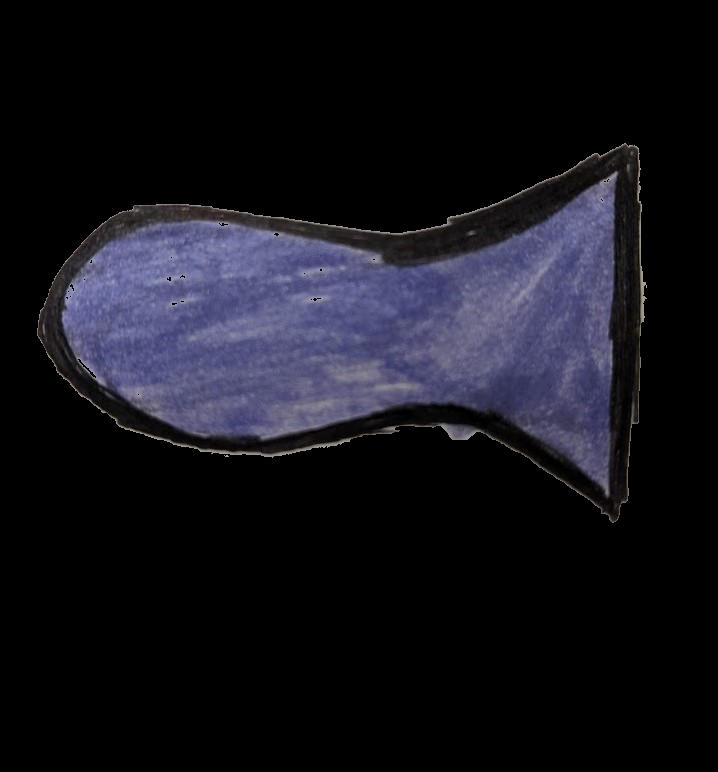
#> input picture cropped.png, 718 x 772 px
$ python outline.py
#> lines starting #> are read from the running program, lines starting #| are printed output that depends on the picture; after the words box and inside, x2 and y2 are one past the last pixel; in counts of white or black regions, pixels touching at a corner belong together
import numpy as np
import cv2
from matplotlib import pyplot as plt
from PIL import Image, ImageFilter

# test
gwash = cv2.imread("cropped.png") #import image
#> gwash is the input picture: shape (772, 718, 3); mean B, G, R 26.2, 18.9, 19.3
gwashBW = cv2.cvtColor(gwash, cv2.COLOR_BGR2GRAY) #change to grayscale
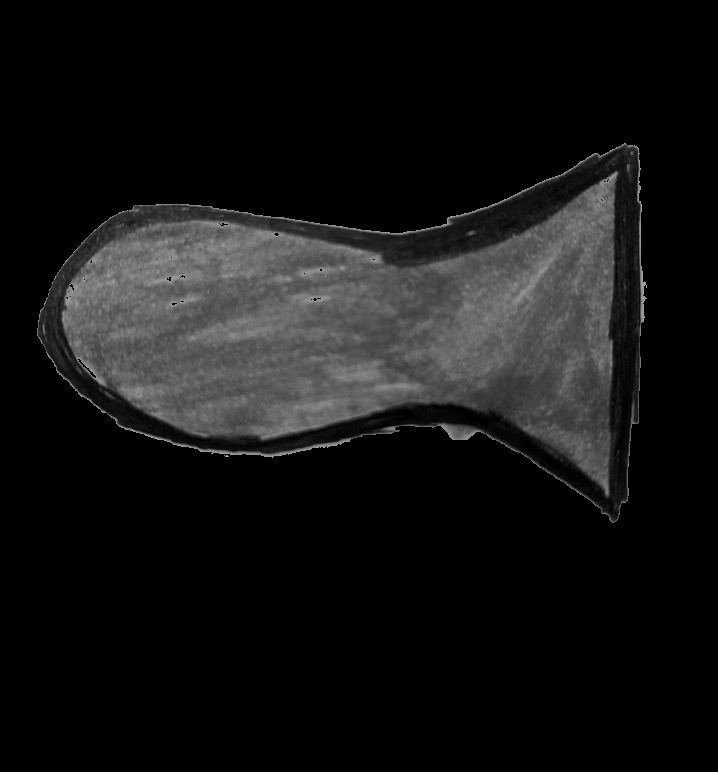
#> gwashBW: shape (772, 718); min 0, max 160, mean 19.9


ret,thresh1 = cv2.threshold(gwashBW,15,255,cv2.THRESH_BINARY) #the value of 15 is chosen by trial-and-error to produce the best outline of the skull
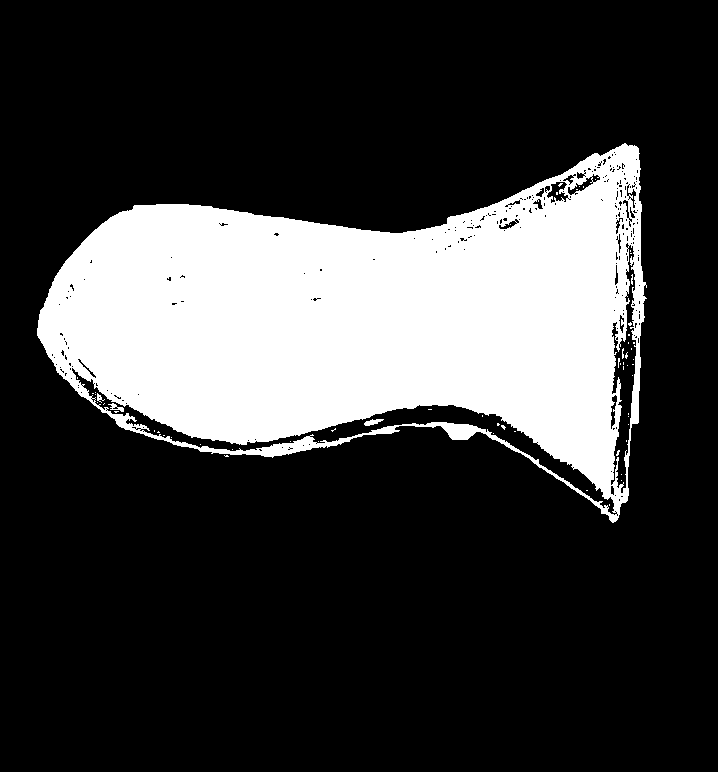
#> thresh1: shape (772, 718); 23.4% white; 61 white regions (57 under 20 px), largest, box (x1, y1, x2, y2) and area: (37, 143, 647, 523) 129087, (364, 419, 384, 426) 79, (108, 403, 124, 412) 60, (97, 393, 105, 403) 33
kernel = np.ones((5,5),np.uint8) #square image kernel used for erosion
erosion = cv2.erode(thresh1, kernel,iterations = 1) #refines all edges in the binary image
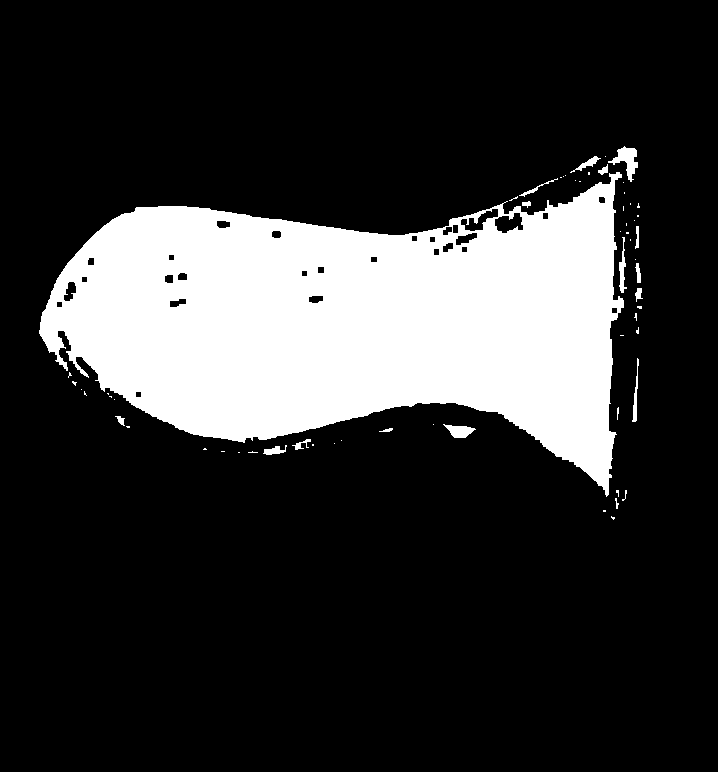
#> erosion: shape (772, 718); 20.6% white; 62 white regions (45 under 20 px), largest, box (x1, y1, x2, y2) and area: (39, 172, 624, 497) 112075, (608, 146, 638, 182) 440, (443, 424, 476, 438) 263

opening = cv2.morphologyEx(erosion, cv2.MORPH_OPEN, kernel)
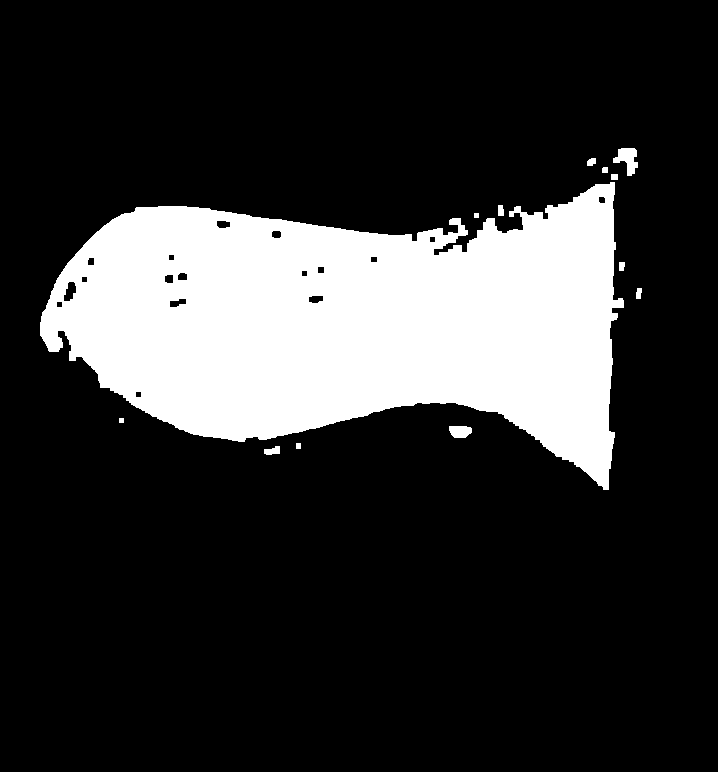
#> opening: shape (772, 718); 20.3% white; 13 white regions, largest, box (x1, y1, x2, y2) and area: (40, 182, 624, 490) 111278, (613, 148, 638, 176) 395, (449, 426, 472, 438) 233
closing = cv2.morphologyEx(opening, cv2.MORPH_CLOSE, kernel) #this is for further removing small noises and holes in the image
#> closing: shape (772, 718); 20.3% white; 12 white regions

# plt.imshow(closing, 'gray') #Figure 2
# plt.xticks([]), plt.yticks([])
# plt.show()
print("starting contour")
contours, hierarchy = cv2.findContours(closing,cv2.RETR_TREE,cv2.CHAIN_APPROX_SIMPLE) #find contours with simple approximation
#> contours = 32 contours, 2 with area under 20; largest, box (x1, y1, x2, y2) and area: (40, 174, 624, 490) 111392, (613, 148, 638, 176) 344, (449, 426, 472, 438) 205, (63, 281, 77, 302) 178, (169, 298, 187, 308) 108
print("end contour")

cv2.imshow('cleaner', closing) #Figure 3
cv2.drawContours(closing, contours, -1, (255, 255, 255), 4)
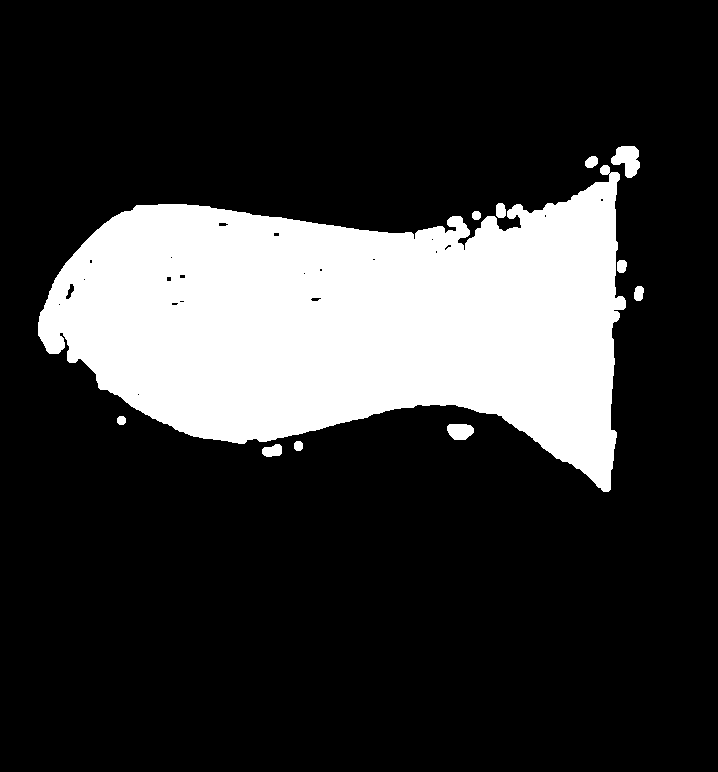
#> closing: shape (772, 718); 21.3% white; 11 white regions, largest, box (x1, y1, x2, y2) and area: (38, 165, 626, 492) 115940, (611, 146, 640, 178) 599, (447, 424, 474, 440) 353
cv2.waitKey(0)
